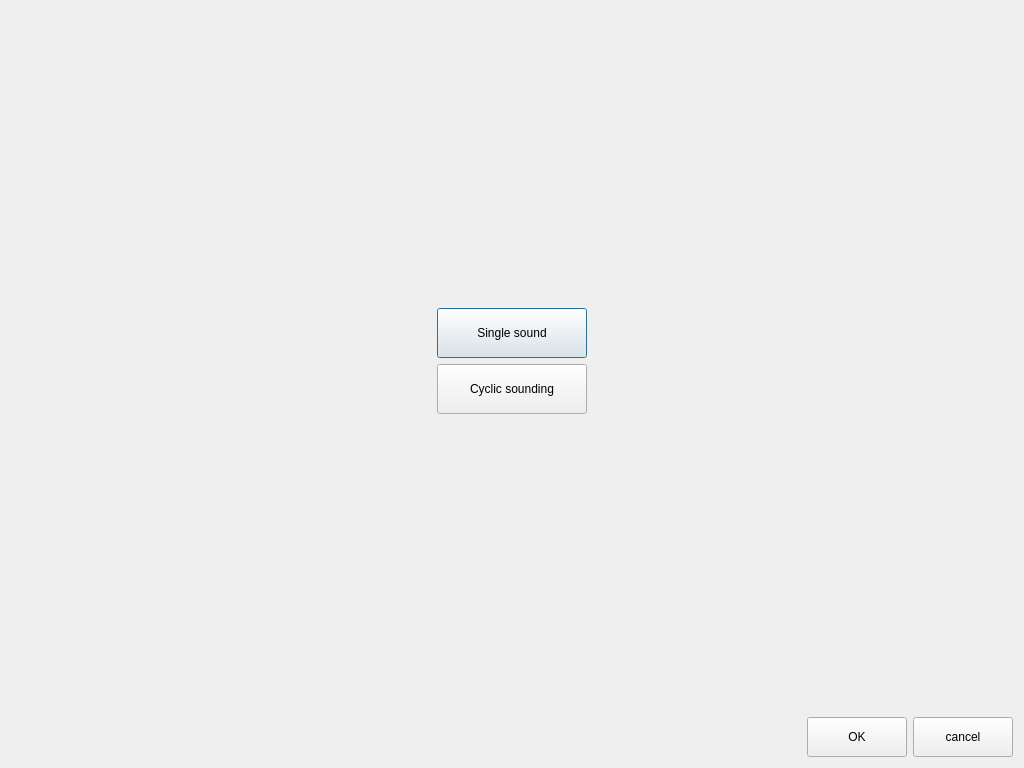
<?xml version="1.0" encoding="UTF-8"?>
<ui version="4.0">
 <class>Beeper</class>
 <widget class="QDialog" name="Beeper">
  <property name="geometry">
   <rect>
    <x>0</x>
    <y>0</y>
    <width>1024</width>
    <height>768</height>
   </rect>
  </property>
  <property name="minimumSize">
   <size>
    <width>1024</width>
    <height>768</height>
   </size>
  </property>
  <property name="maximumSize">
   <size>
    <width>1024</width>
    <height>768</height>
   </size>
  </property>
  <property name="windowTitle">
   <string>Dialog</string>
  </property>
  <layout class="QVBoxLayout" name="verticalLayout_3">
   <item>
    <spacer name="verticalSpacer_5">
     <property name="orientation">
      <enum>Qt::Vertical</enum>
     </property>
     <property name="sizeHint" stdset="0">
      <size>
       <width>20</width>
       <height>291</height>
      </size>
     </property>
    </spacer>
   </item>
   <item>
    <layout class="QHBoxLayout" name="horizontalLayout_2">
     <item>
      <spacer name="horizontalSpacer">
       <property name="orientation">
        <enum>Qt::Horizontal</enum>
       </property>
       <property name="sizeHint" stdset="0">
        <size>
         <width>104</width>
         <height>20</height>
        </size>
       </property>
      </spacer>
     </item>
     <item>
      <layout class="QVBoxLayout" name="verticalLayout">
       <item>
        <widget class="QPushButton" name="pushButton_5">
         <property name="minimumSize">
          <size>
           <width>150</width>
           <height>50</height>
          </size>
         </property>
         <property name="styleSheet">
          <string notr="true"> </string>
         </property>
         <property name="text">
          <string>Single sound</string>
         </property>
        </widget>
       </item>
       <item>
        <widget class="QPushButton" name="pushButton_6">
         <property name="minimumSize">
          <size>
           <width>150</width>
           <height>50</height>
          </size>
         </property>
         <property name="styleSheet">
          <string notr="true"> </string>
         </property>
         <property name="text">
          <string>Cyclic sounding</string>
         </property>
        </widget>
       </item>
      </layout>
     </item>
     <item>
      <spacer name="horizontalSpacer_3">
       <property name="orientation">
        <enum>Qt::Horizontal</enum>
       </property>
       <property name="sizeHint" stdset="0">
        <size>
         <width>104</width>
         <height>20</height>
        </size>
       </property>
      </spacer>
     </item>
    </layout>
   </item>
   <item>
    <spacer name="verticalSpacer_2">
     <property name="orientation">
      <enum>Qt::Vertical</enum>
     </property>
     <property name="sizeHint" stdset="0">
      <size>
       <width>20</width>
       <height>290</height>
      </size>
     </property>
    </spacer>
   </item>
   <item>
    <layout class="QHBoxLayout" name="horizontalLayout">
     <item>
      <spacer name="horizontalSpacer_2">
       <property name="orientation">
        <enum>Qt::Horizontal</enum>
       </property>
       <property name="sizeHint" stdset="0">
        <size>
         <width>40</width>
         <height>20</height>
        </size>
       </property>
      </spacer>
     </item>
     <item>
      <spacer name="horizontalSpacer_4">
       <property name="orientation">
        <enum>Qt::Horizontal</enum>
       </property>
       <property name="sizeHint" stdset="0">
        <size>
         <width>40</width>
         <height>20</height>
        </size>
       </property>
      </spacer>
     </item>
     <item>
      <widget class="QPushButton" name="pushButton">
       <property name="minimumSize">
        <size>
         <width>100</width>
         <height>40</height>
        </size>
       </property>
       <property name="styleSheet">
        <string notr="true"> </string>
       </property>
       <property name="text">
        <string>OK</string>
       </property>
      </widget>
     </item>
     <item>
      <widget class="QPushButton" name="pushButton_2">
       <property name="minimumSize">
        <size>
         <width>100</width>
         <height>40</height>
        </size>
       </property>
       <property name="styleSheet">
        <string notr="true"> </string>
       </property>
       <property name="text">
        <string>cancel</string>
       </property>
      </widget>
     </item>
    </layout>
   </item>
  </layout>
 </widget>
 <resources/>
 <connections/>
</ui>
